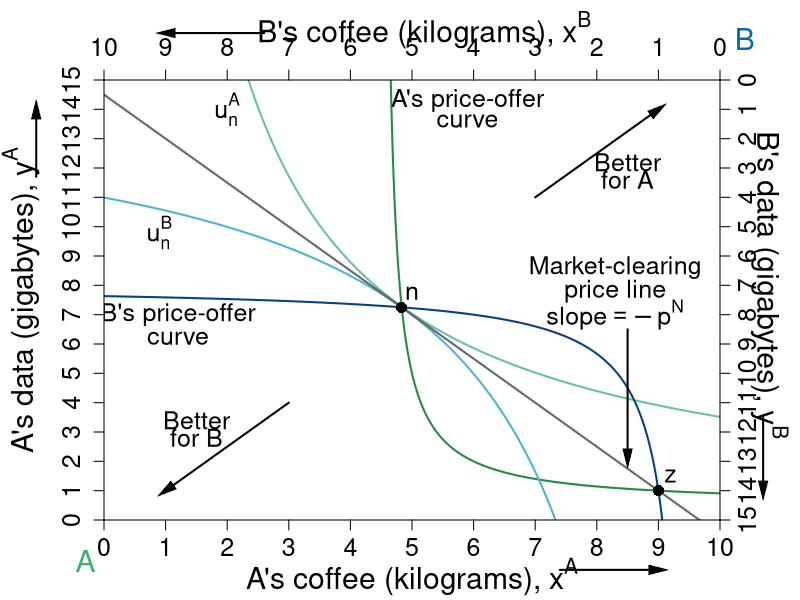

Generate this figure with R:
#' Graph Designer: Simon Halliday, Scott Cohn
#' Authors: Bowles and Halliday
#' Title: Coordination, Conflict and Competition: A Text in Microeconomics

library("shape")

pdf(file = "what_can_markets_do/property_walras_market.pdf", width = 9, height = 7)

# Set parameters for graphics
axislabelsize <- 1.8
labelsize <- 1.5
namesize <- 1.8
annotatesize <- 1.5
graphlinewidth <- 2
segmentlinewidth <- 1.5

COL <- c("#7fc97f", "#beaed4", "#fdc086", "#ffff99", "#386cb0", "#f0027f", "#bf5b17", "#666666")
COLA <- c("#e0f3db", "#99d8c9","#66c2a4","#41ae76", "#238b45", "#005824")
COLB <- c("#c6dbef", "#4eb3d3", "#2b8cbe", "#0868ac","#084081")
COLC <- c("#fcfbfd", "#efedf5", "#dadaeb", "#bcbddc", "#9e9ac8", "#807dba", "#6a51a3", "#54278f", "#3f007d")
grays <- gray.colors(25, start = 1, end = 0, alpha = 1)
CBCols <- c("#009E73","#0072B2","#E69F00","#CC79A7", "#F0E442")



indiffcurveA1 <- function(x, U = 4, A = 1, a = 0.5) {
  ((((U-2)/A)*(1/x)^a)^(1/(1-a)))
}

indiffcurveA2 <- function(x, U = 4, A = 1, a = 0.5) {
  (((U/A)*(1/x)^a)^(1/(1-a)))
}

indiffcurveA3 <- function(x, U = 5.93, A = 1, a = 0.5) {
  (((U/A)*(1/x)^a)^(1/(1-a)))
}

indiffcurveA4 <- function(x, U = 6.984164, A = 1, a = 0.5) {
  ((((U)/A)*(1/x)^a)^(1/(1-a)))
}

paretoEC <- function(x) {
  (3/2)*x
}

OfferCurveA <- function(x) {
  # x/(x  - 4)
  x / (2*x - 9)
}

mrsplot <- function(x) {
  (13/2)*(x/(9-x)^2)
}

OfferCurveB <- function(x) {
  #15 - (14/2)*(10 - x)/(9 - x)
  (145 - 16*x) / (19 - 2*x)
}

WalrasPrice <- function(x) {
  14.5 - (3/2)*x
}

#Deriving the offer curves: let py = 1
#wA = 8px + 2py = 8px + 2; Demand: x = w/2px => x = 4 + 1/px => px = 1/(x - 4)
#Offer curve is y = px*x => (1/(x-4))*x = x/(x-4) defined for x neq 4
#wA = 2px + 13py = 2px + 13; Demand: x = w/2px => x = 1 + 13/2px => px = 13/2(x - 1)
#B's Offer curve is y = px*x => (13/2)(1/(x-1))*x = (13/2)(x/(x-1)
#Therefore in terms of yA and xA:
#15 - y = (13/2)*(10 - x)/(10 - x - 1)
#Therefore y = 15 - (13/2)*(10-x)/(9 - x) defined for x neq 9
#The tangency of the indifference curve and the offer curve gives mrsplot
#Where mrsplot equals that offer curve, we get x = (3/17)*(51 - sqrt(221)) = 6.376576; 
#So y = 6.022321; therefore u = (6.376576^0.5)*(6.022321^0.5)

indiffcurveBneg1 <- function(x, U = 5.09, A = 1, a = 0.5) {
  15 - (((U/A)*(1/(10 - x))^a)^(1/(1-a)))
}

indiffcurveBneg2 <- function(x, U = 6.33, A = 1, a = 0.5) {
  15 - (((U/A)*(1/(10 - x))^a)^(1/(1-a)))
}

#Aisha happens to have found 8 apples and 2 oranges, 
#and Betty happens to have found 2 apples and 13 oranges. 
#Aisha's utility (8^0.5)*(2^0.5) = 4
#Betty's utility (2^0.5)*(13^0.5) = 5.09


par(mar =  c(4, 5.2, 4, 4))
xlims <- c(0, 10)
ylims <- c(0, 15)
xlims2 <- c(10, 0)
ylims2 <- c(15, 0)

plot(0, 0, xlim = xlims, ylim = ylims, type = "n",
     xlab = expression(paste("A's coffee (kilograms), ", x^A)),
     ylab = expression(paste("A's data (gigabytes), ", y^A)), 
     #line = 2.5,
     xaxt = "n", 
     yaxt = "n", 
     cex.lab = axislabelsize, 
     bty = "n",
     xaxs = "i", 
     yaxs = "i")


npts <- 500 
npts2 <- 501

#Specify the sequences of points for graphing. 
xx1 <- seq(xlims[1], xlims[2], length.out = npts)
yy1 <- indiffcurveA2(xx1, U = 4, A = 1, a = 0.5)
yy2 <- indiffcurveA2(xx1)


#I need something like xx1 with npts for 
xx2 <- seq(4.5, xlims[2], length.out = npts)
xx3 <- seq(xlims[1], 9.1, length.out = npts)
xx4 <- seq(1, 9.5, length.out = npts)

#Draw the lines for the graphs

lines(xx1, indiffcurveA3(xx1), col = COLA[3], lwd = graphlinewidth)

lines(xx2, OfferCurveA(xx2), col = COLA[5], lwd = graphlinewidth)
lines(xx1, indiffcurveBneg2(xx1), col = COLB[2], lwd = graphlinewidth)

lines(xx3, OfferCurveB(xx3), col = COLB[5], lwd = graphlinewidth)
lines(xx1, WalrasPrice(xx1), col = COL[8], lwd = graphlinewidth)

#Customize ticks and labels for the plot
ticksy <- seq(from = 0, to = 15, by = 1)
ylabels <- seq(from = 0, to = 15, by = 1)
ticksx <- seq(from = 0, to = 10, by = 1)
xlabels <- seq(from = 0, to = 10, by = 1)
axis(1, at = ticksx, pos = 0, labels = xlabels, cex.axis = labelsize)
axis(2, at = ticksy, pos = 0, labels = ylabels, las = 0, gap.axis = -1, cex.axis = labelsize)

#Add arrows:
Arrows(-1.1, 11.7, -1.1, 14, col = "black", lty = 1, lwd = 2, arr.type = "triangle", arr.lwd = 0.5, xpd = TRUE)
Arrows(7.4, -1.7, 9, -1.7, col = "black", lty = 1, lwd = 2, arr.type = "triangle", arr.lwd = 0.5, xpd = TRUE)

# arrows(-1.1, 10.5, -1.1, 14, xpd = TRUE, length = 0.1, angle = 40, lwd = 3)
# arrows(6.7, -1.7, 9, -1.7, xpd = TRUE, length = 0.1, angle = 40, lwd = 3)

#Annotation of the three graphs and the NE

text(2, 14, expression(u[n]^A), cex = labelsize)
# 

# # #Label B's offer curve
# text(2, 2.6, expression("B's Offer Curve"), cex = labelsize)
# Arrows(1.5, 3.3, 1.5, 7, col = "black", lty = 1, lwd = 2, arr.type = "triangle", arr.lwd = 0.5)
# # 
# # # Price Line
# text(8.3, 13, expression(paste("A's Offer Curve")), cex = labelsize)
# Arrows(6.7, 13, 5, 13, col = "black", lty = 1, lwd = 2, arr.type = "triangle", arr.lwd = 0.5)
text(1.2, 7, expression("B's price-offer"), cex = annotatesize)
text(1.2, 6.2, expression("curve"), cex = annotatesize)

text(5.9, 14.3, expression("A's price-offer"), cex = annotatesize)
text(5.9, 13.6, expression("curve"), cex = annotatesize)

# text(2.5, 7.0, expression("B's best-response"), cex = annotatesize)
# text(2.5, 6.3, expression("function (ICC)"), cex = annotatesize)
# 
# text(6.3, 14.3, expression("A's best-response"), cex = annotatesize)
# text(6.3, 13.6, expression("function (ICC)"), cex = annotatesize)

# Walrasian Price Line
text(8.3, 8.6, expression(paste("Market-clearing")), cex = labelsize)
text(8.3, 7.8, expression(paste("price line")), cex = labelsize)
text(8.3, 7, expression(paste("slope", phantom() == -p^N)), cex = labelsize)
Arrows(8.5, 6.5, 8.5, 2.1, col = "black", lty = 1, lwd = 2, arr.type = "triangle", arr.lwd = 0.5)


text(1.5, 3.4, expression(paste("Better")), cex = labelsize)
text(1.5, 2.8, expression(paste("for B")), cex = labelsize)
Arrows(3, 4, 1, 1, col = "black", lty = 1, lwd = 2, arr.type = "triangle", arr.lwd = 0.5)

text(8.5, 15-2.8, expression(paste("Better")), cex = labelsize)
text(8.5, 15-3.4, expression(paste("for A")), cex = labelsize)
Arrows(10-3, 15-4, 9, 14, col = "black", lty = 1, lwd = 2, arr.type = "triangle", arr.lwd = 0.5)


# #Add a point for the initial endowment
points(4.8275, 7.25, pch = 16, col = "black", cex = 1.5)
text(5, 7.75, expression(n), cex = labelsize)

text(-0.3, -1.4, expression("A"), xpd = TRUE, cex = namesize, col = COLA[4])
text(10.4, 16.4, expression("B"), xpd = TRUE, cex = namesize, col = COLB[4])

#Set up second axes and labels

par(new = TRUE)

#Use the same x and ylims as previously, but with locations switched
xlims2 <- c(10, 0)
ylims2 <- c(15, 0)

#Leave the ylab and xlab blank to ensure no axes titles
plot(0, 0, xlim = xlims2, ylim = ylims2, type = "n",
     xlab = expression(paste("")),
     ylab = expression(paste("")),
     xaxt = "n", 
     yaxt = "n", 
     #cex.lab = 1.2,
     cex.axis = labelsize,
     bty = "n",
     xaxs = "i", 
     yaxs = "i")

#Set up axes at sides 3 and 4 (top and right)
axis(side = 3, at = ticksx, pos = 0, labels = xlabels, cex.axis = labelsize)
axis(side = 4, at = ticksy, pos = 0, labels = ylabels, las = 0, gap.axis = -1, cex.axis = labelsize)
text(4.8, -1.7, expression(paste("B's coffee (kilograms), ", x^B)), xpd = TRUE, cex = axislabelsize) 
text(-0.8, 7, expression(paste("B's data (gigabytes), ", y^B)), xpd = TRUE, cex = axislabelsize, srt = 270) 

#Add arrows:
Arrows(-0.7, 11.5, -0.7, 14, col = "black", lty = 1, lwd = 2, arr.type = "triangle", arr.lwd = 0.5, xpd = TRUE)
Arrows(7.4, -1.6, 9, -1.6, col = "black", lty = 1, lwd = 2, arr.type = "triangle", arr.lwd = 0.5, xpd = TRUE)

# arrows(-0.7, 10, -0.7, 14, xpd = TRUE, length = 0.1, angle = 40, lwd = 3)
# arrows(6.6, -1.6, 9, -1.6, xpd = TRUE, length = 0.1, angle = 40, lwd = 3)

#Functions for B's indifference curves
indiffcurveB1 <- function(x, U = 5.09, A = 1, a = 0.5) {
  ((((U-2)/A)*(1/x)^a)^(1/(1-a)))
}

indiffcurveB2 <- function(x, U = 5.09, A = 1, a = 0.5) {
  (((U/A)*(1/x)^a)^(1/(1-a)))
}

indiffcurveB3 <- function(x, U = 5.703502, A = 1, a = 0.5) {
  ((((U)/A)*(1/x)^a)^(1/(1-a)))
}

indiffcurveB4 <- function(x, U = 8.244574, A = 1, a = 0.5) {
  ((((U)/A)*(1/x)^a)^(1/(1-a)))
}





#Label B's indifference curves

text(9.1, 5.2, expression(u[n]^B), cex = labelsize)


#Add a point for the initial endowment
points(1, 14, pch = 16, col = "black", cex = 1.5)
text(0.8, 13.5, expression(z), cex = labelsize)









#Calculate TIOLI power allocation for B
#mrs(x,y) => pareto efficient curve is (3/2)x = y
#A's initital utility is 4 = u(8,2) = (8^0.5)*(2^0.5)
#Therefore substitute in the contract curve u_e^A = 4 = (x^A)^(0.5)(3/2*x^A)^0.5
# => x^A = 4/((3/2)^0.5) = 3.27 => x^B = 6.73
# => y^A = 3/2(x^A) = 4.9 => y^B = 10.1

#Add point g for B's TIOLI power
# points(6.73, 10.1, pch = 16, col = "black", cex = 1.5)
# text(6.73, 10.6, expression(g))

#Calculate TIOLI power allocation for A
#mrs(x,y) => pareto efficient curve is (3/2)x = y
#A's initital utility is 4 = u(8,2) = (8^0.5)*(2^0.5)
#Therefore substitute in the contract curve u_e^A = 4 = (x^A)^(0.5)(3/2*x^A)^0.5
# => x^B = 5.09/((3/2)^0.5) = 4.16 => x^A = 5.84
# => y^B = 3/2(x^B) = 6.23 => y^A = 8.77 
#=> u^A = (5.84^0.5)*(8.77^0.5) = 7.156591
#Add point f for A's TIOLI power
# points(4.16, 6.23, pch = 16, col = "black", cex = 1.5)
# text(4.16, 5.8, expression(f))


#Annotating B's endowment
#text(1.8, 12.5, expression(z), cex = labelsize)

#Annotating a point that is a Pareto improvement over e.
#points(3.623424, 8.977679, pch = 16, col = "black", cex = 1.5)
#text(3.623424, 8.4, expression(h))
#(2.94^0.5)*(12.76^0.5)

#Label Pareto Improving Lens
#text(7, 5, expression(paste("Pareto-Improving Lens")))

dev.off()
